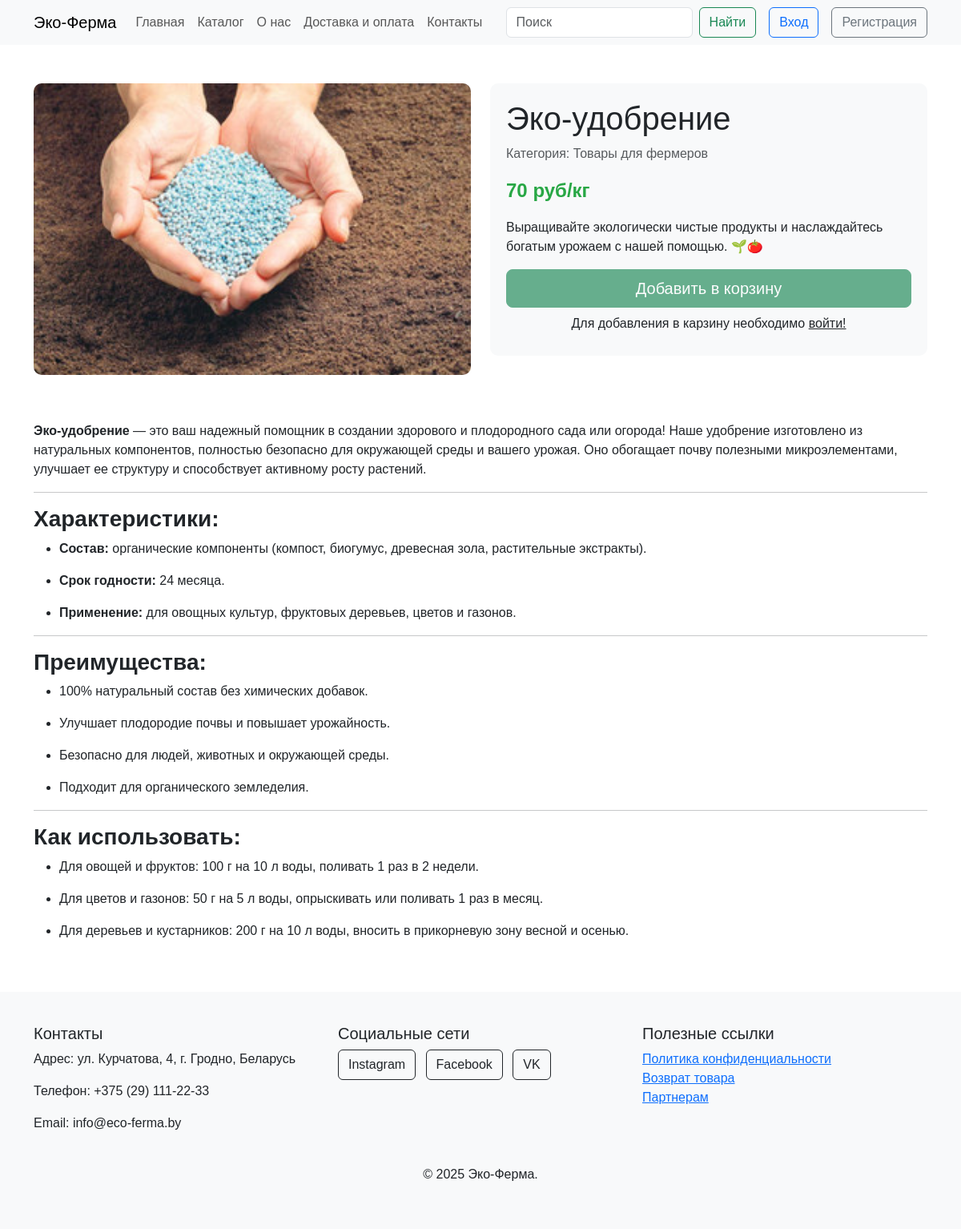
The app's page /product/4 with its own data.
### app.py (models this page shows, shortened)
class Products(db.Model):
    id = db.Column(db.Integer,primary_key=True)
    title = db.Column(db.String(100))
    subText = db.Column(db.Text)
    text = db.Column(db.Text)
    image_name = db.Column(db.String(100))
    category = db.Column(db.String(100))
    price = db.Column(db.Integer)
    orders = db.relationship('Orders', backref='product', lazy=True)

### app.py (the view, shortened to what this page needs)
@app.route('/product/<int:id>', methods=['GET', 'POST'])
def product(id):
    product = Products.query.get(id)
    return render_template("product.html",product=product)

### app.py (called while the page is built, shortened)
@app.context_processor
def inject_order_count():
    order_count = 0
    return dict(order_count=order_count)

@app.context_processor
def inject_user():
    def get_user_name():
        if 'name' in session:
            return Users.query.filter_by(email=session['name']).first()
    return dict(active_user=get_user_name())

### templates/product.html (shortened to what this page needs)
{% extends 'base.html' %}
{% block main %}
  <div class="container my-5">
    <div class="row">
      <div class="col-md-6">
        <div class="product-images">
          <img src="../static/img/upload/{{product.image_name}}" alt="{{product.title}}" class="main-image">
        </div>
      </div>
      <div class="col-md-6">
        <div class="product-info">
          <h1>{{product.title}}</h1>
          <p class="text-muted">Категория: {{product.category}}</p>
          <p class="price">{{product.price}} {%if not product.title=="Свежее молоко"%}руб/кг{%else%}руб/л {%endif%}</p>
          <p>{{product.subText}}</p>
          {%if 'name' in session %}
          <form method="post" action="{{url_for('add_to_cart', id_user=active_user.id, id_product=product.id)}}">
            <div class="mb-3">
              <label for="quantity" class="form-label">Количество</label>
              <input type="number" name="count_products" class="form-control quantity" id="quantity" value="1" min="1">
            </div>
            <button type="submit" class="btn btn-success btn-lg w-100">Добавить в корзину</button>
            {%else%}
            <button type="submit" class="btn btn-success btn-lg w-100" disabled>Добавить в корзину</button>
            <p class="text-center my-2">Для добавления в карзину необходимо <a href="/login" class="link-dark">войти!</a> </p>
            {%endif%}
        </div>
      </div>
    </div>
    <div class="row mt-5">
      <div class="col">
        {% autoescape false %} {{product.text}} {% endautoescape %}
      </div>
    </div>
  </div>
  {% endblock %}

### static/css/style.css (style rules this page uses)
body { font-family: Arial, sans-serif; }
html, body { height: 100%; margin: 0; display: flex; flex-direction: column; }
.product-images img { width: 100%; height: auto; border-radius: 10px; margin-bottom: 10px; }
.product-info { background-color: #f8f9fa; padding: 20px; border-radius: 10px; }
.product-info h1 { font-size: 2.5rem; }
.product-info .price { font-size: 1.5rem; color: #28a745; font-weight: bold; }
html, body { height: 100%; }
body { display: flex; flex-direction: column; min-height: 100vh; }

### records on screen
Products: image_name (picture), title "Эко-удобрение", category "Товары для фермеров", price "70", subText "Выращивайте экологически чистые продукты и наслаждайтесь богатым урожаем с нашей помощью. 🌱🍅", text "Эко-удобрение — это ваш надежный помощник в создании здорового и плодородного сада или огорода! Наше удобрение изготовлено из натуральных компонентов, полностью безопасно для окружающей среды и вашего урожая. Оно обогащает почву полезными микроэлементами, улучшает ее структуру и способствует активному росту растений. Характеристики: Состав: органические компоненты (компост, биогумус, древесная зола, растительные экстракты). Срок годности: 24 месяца. Применение: для овощных культур, фруктовых деревьев, цветов и газонов. Преимущества: 100% натуральный состав без химических добавок. Улучшает плодородие почвы и повышает урожайность. Безопасно для людей, животных и окружающей среды. Подходит для…"
